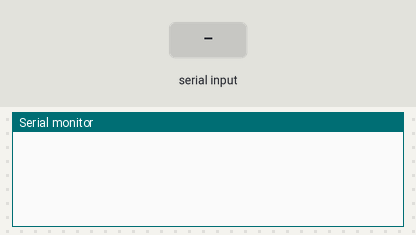
This sketch was run on a simulated Arduino Uno, built with avr-gcc and run on an emulated ATmega328P. Parts: the last lines printed to the serial monitor. The inputs (shaded band) are chosen by the test bench.

Above: at 1.2 s.
1.3 s: "1" received over the second serial link
At 1.8 s:
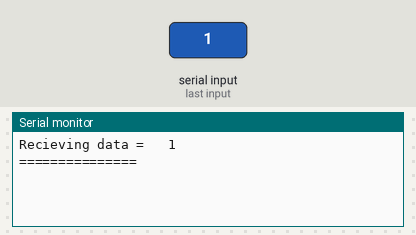
2.8 s: "0" received over the second serial link
At 4.0 s:
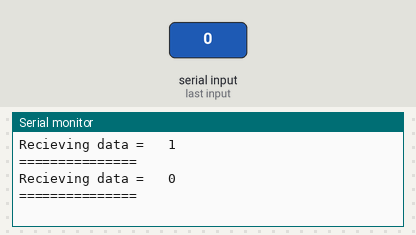
4.3 s: "2" received over the second serial link
At 5.3 s:
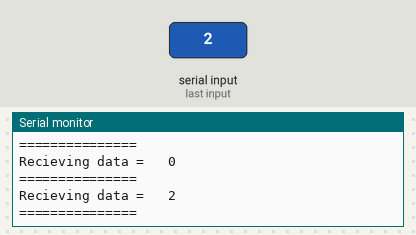

Measured:
- after the input at 1.3 s, the serial monitor: prints a new line at once (image 1)
- after the input at 2.8 s, the serial monitor: prints a new line at once (image 2)
- after the input at 4.3 s, the serial monitor: prints a new line at once (image 3)

The sketch:

serial_comm_nodemcu_.ino
```cpp
#include<SoftwareSerial.h>
SoftwareSerial SUART(4, 5);
void setup() {
  Serial.begin(115200); //enable Serial Monitor
  SUART.begin(115200); //enable SUART Port
}
void loop()
{
  byte n = SUART.available(); //n != 0 means a character has arrived
  if (n != 0)
  {
    char x = SUART.read();  //read character
    Serial.print("Recieving data = \t");        //show character on Serial Monitor
    Serial.print(x);        //show character on Serial Monitor
    Serial.print("\n===============\n");
  }
}
```
